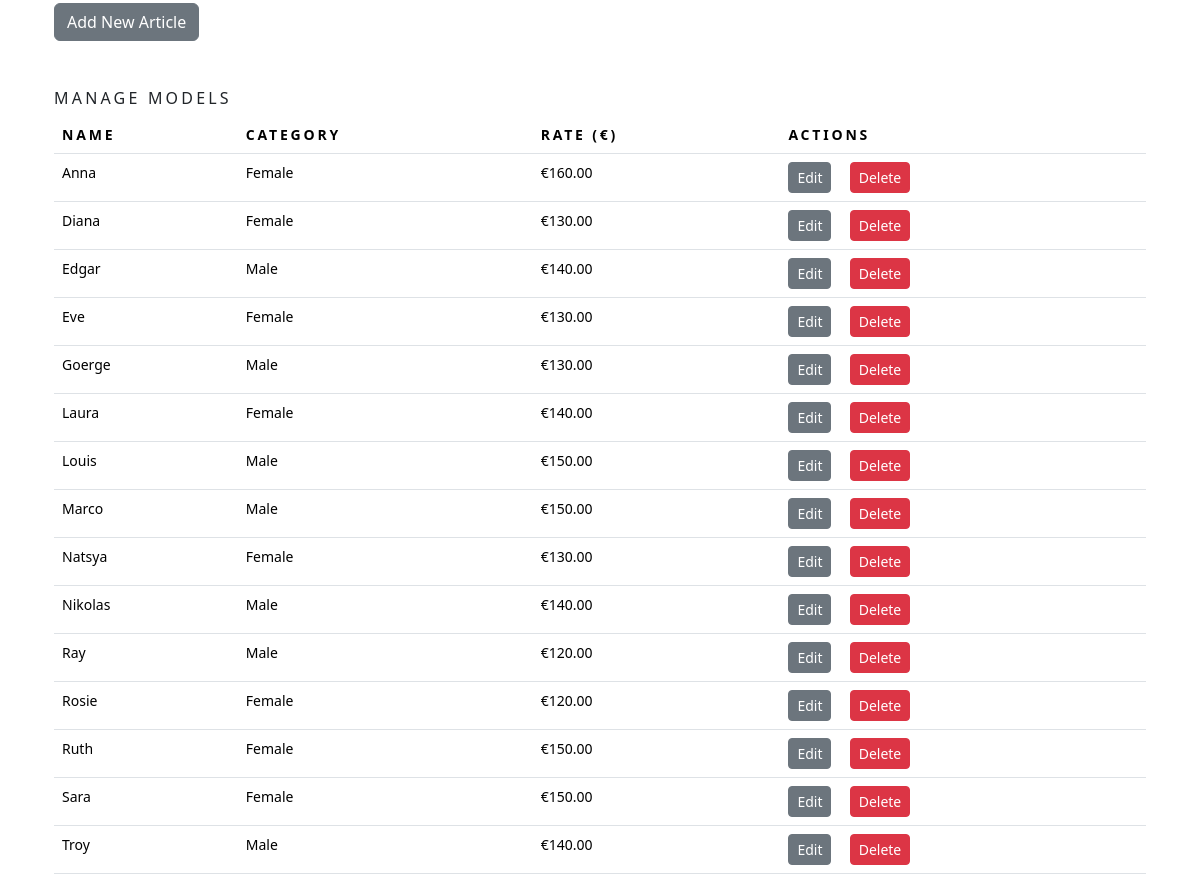
Page /accounts/profile/ (signed in, middle part) on the earlier database version.
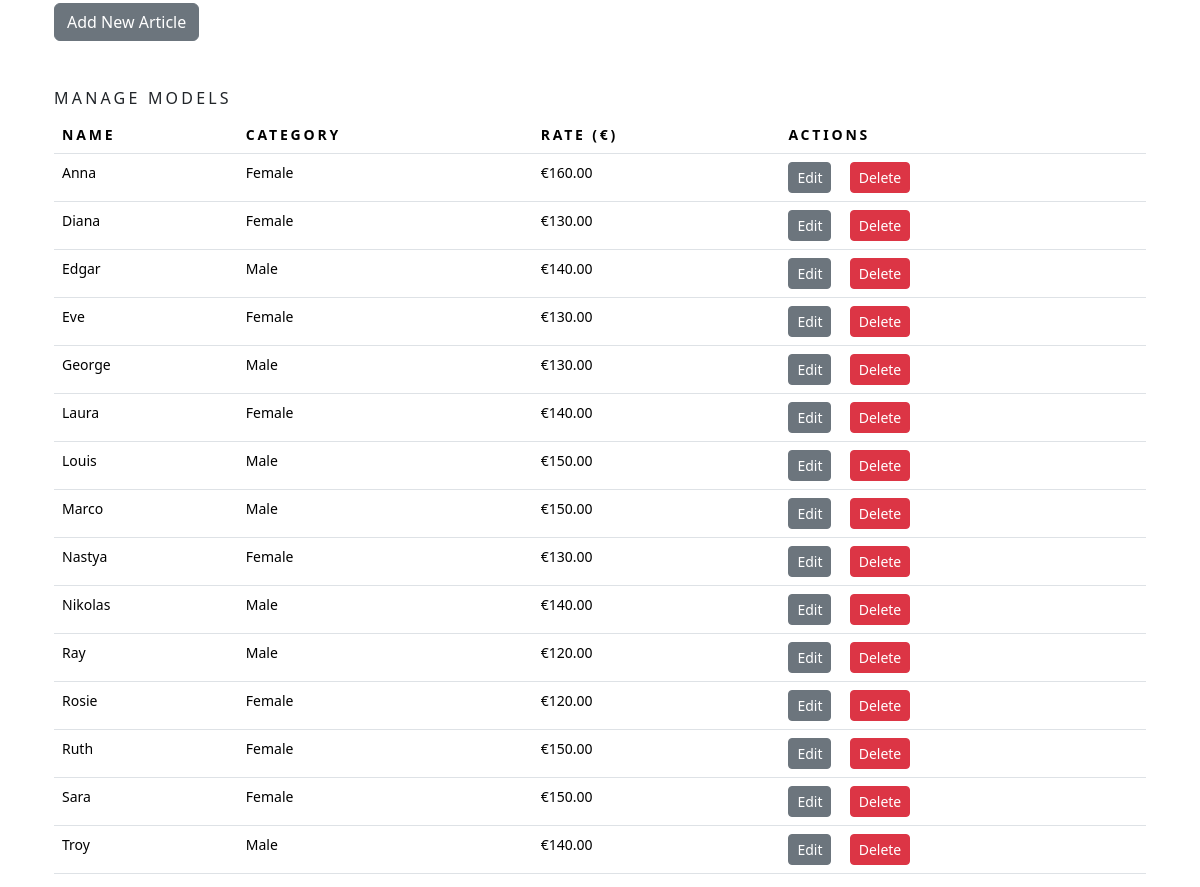
Same page on the later database version.
### sobaka/models.py (models this page shows, shortened)
class Human(models.Model):
    id = models.UUIDField(
        primary_key=True,
        default=uuid.uuid4,
        editable=False)
    name = models.CharField(max_length=250, unique=True)
    category = models.ForeignKey(Category, on_delete=models.CASCADE)
    price = models.DecimalField(max_digits=10, decimal_places=2)
    image1 = models.ImageField(upload_to=upload_to_human, blank=True)
    image2 = models.ImageField(upload_to=upload_to_human, blank=True)
    image3 = models.ImageField(upload_to=upload_to_human, blank=True)
    image4 = models.ImageField(upload_to=upload_to_human, blank=True)
    image5 = models.ImageField(upload_to=upload_to_human, blank=True)
    available = models.BooleanField(default=True)
    height = models.IntegerField(blank=True, null=True)
    shoe_size = models.IntegerField(blank=True, null=True)
    waist_size = models.IntegerField(blank=True, null=True)
    bust_size = models.IntegerField(blank=True, null=True)
    hip_size = models.IntegerField(blank=True, null=True)
    eye_color = models.CharField(max_length=250, blank=True)
    hair_color = models.CharField(max_length=250, blank=True)
    class Meta:
        ordering = ('name',)
        verbose_name = 'human'
        verbose_name_plural = 'humans'

class Category(models.Model):
    id = models.UUIDField(
        primary_key=True,
        default=uuid.uuid4,
        editable=False)
    name = models.CharField(max_length=250, unique=True)
    description = models.TextField(blank=True)
    image = models.ImageField(upload_to='category', blank=True)
    class Meta:
        ordering = ('name',)
        verbose_name = 'category'
        verbose_name_plural = 'categories'
    def get_absolute_url(self):
        return reverse('sobaka:humans_by_category', args=[self.id])

### accounts/views.py (the view)
# urls.py: path('profile/', ProfileView.as_view(), name='profile'),
class ProfileView(LoginRequiredMixin, TemplateView):
    template_name = 'profile.html'
    def get_context_data(self, **kwargs):
        context = super().get_context_data(**kwargs)
        user = self.request.user
        user_orders = Order.objects.filter(emailAddress=user.email).order_by('-created')
        context['orders'] = user_orders
        if user.permissions:
            context['news_articles'] = NewsArticle.objects.all()
            context['humans'] = Human.objects.all()
            User = get_user_model()
            context['accounts'] = User.objects.exclude(id=user.id)
            context['vouchers'] = Voucher.objects.all()
        return context

### cart/context_processors.py (called while the page is built)
def counter(request):
    item_count = 0
    if 'admin' in request.path:
        return {}
    else:
        try:
            cart = Cart.objects.filter(cart_id=_cart_id(request))
            cart_items = CartItem.objects.all().filter(cart=cart[:1])
            for cart_item in cart_items:
                item_count += cart_item.duration
        except Cart.DoesNotExist:
            item_count = 0
    return {'item_count':item_count}

### cart/views.py (called while the page is built)
def _cart_id(request):
    cart = request.session.session_key
    if not cart:
        cart = request.session.create()
    return cart

### sobaka/context_processors.py (called while the page is built)
def menu_links(request):
    links = Category.objects.all()
    return {'links':links}

### accounts/templates/profile.html (shortened to what this page needs)
{% extends "base.html" %}
{% load static %}
{% block content %}
<div class="container">
    <br>
    <br>
    {% if user.permissions %}
    <br>
    <div>
        <a href="{% url 'sobaka:add_news_article' %}" class="btn btn-secondary">Add New Article</a>
    </div>
    <br>
    <br>
    <div>
        <h3 class="my_title">Manage Models</h3>
        <table class="table my_custom_table">
            <thead class="my_custom_thead">
                <tr>
                    <th>Name</th>
                    <th>Category</th>
                    <th>Rate (€)</th>
                    <th>Actions</th>
                </tr>
            </thead>
            <tbody>
                {% for human in humans %}
                <tr>
                    <td>{{ human.name }}</td>
                    <td>{{ human.category.name }}</td>
                    <td>€{{ human.price }}</td>
                    <td>
                        <a href="{% url 'sobaka:edit_human' human.id %}" class="btn btn-secondary btn-sm">Edit</a>
                        <a href="{% url 'sobaka:delete_human' human.id %}" class="btn btn-danger btn-sm">Delete</a>
                    </td>
                </tr>
                {% endfor %}
            </tbody>
        </table>
    </div>
    <br>
    <br>
    <br>
    <br>
    <br>
    {% endif %}
            </div>
            <br>
{% endblock %}

Differences in the rows shown:
changed Human: name "Goerge" → "George"
changed Human: name "Natsya" → "Nastya"
